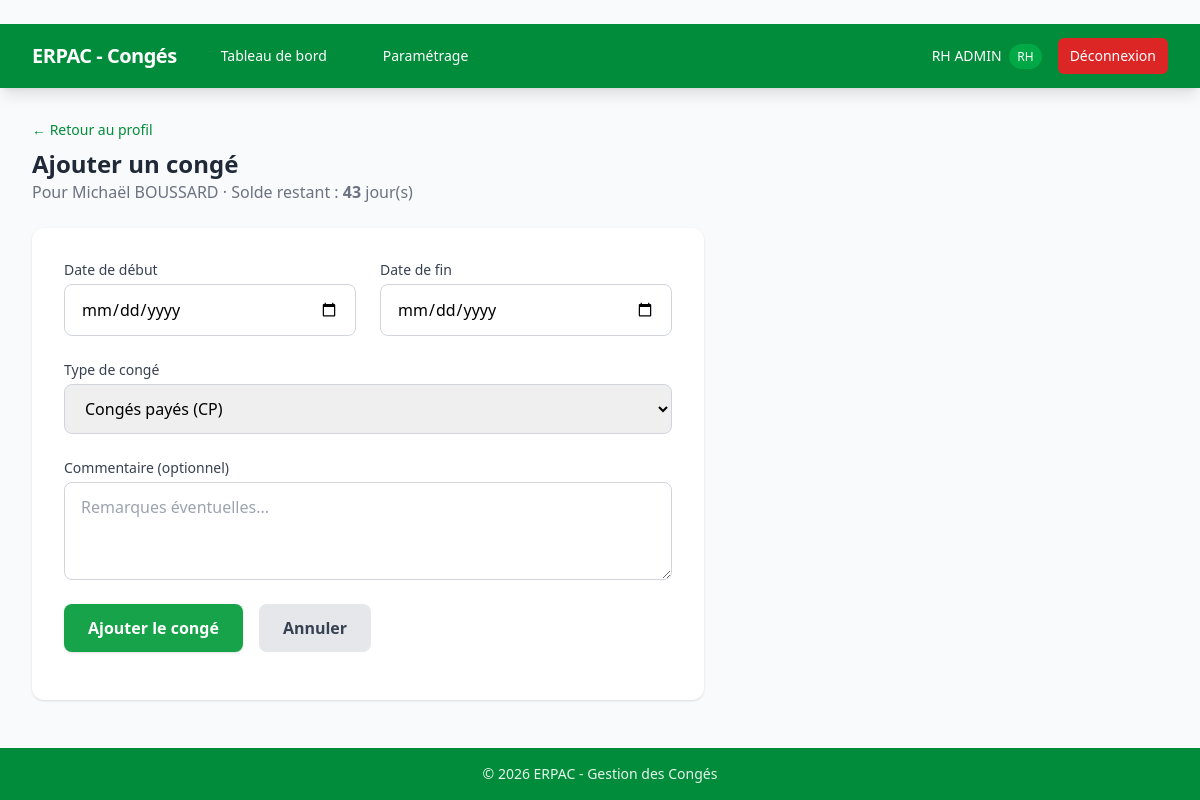
/rh/salarie/3/conge/ajouter (signed in), run on the app's committed database.
### models/user.py (models this page shows, shortened)
class User(UserMixin, db.Model):
    __tablename__ = "users"
    id = db.Column(db.Integer, primary_key=True)
    nom = db.Column(db.String(100), nullable=False)
    prenom = db.Column(db.String(100), nullable=False)
    identifiant = db.Column(db.String(100), unique=True, nullable=False)
    mot_de_passe_hash = db.Column(db.String(200), nullable=False)
    role = db.Column(db.String(20), nullable=False, default="salarie")  # "rh" ou "salarie"
    actif = db.Column(db.Boolean, default=True)
    date_embauche = db.Column(db.Date, nullable=True)
    email = db.Column(db.String(120), nullable=True)  # pour les notifications
    conges = db.relationship(
        "Conge",
        foreign_keys="Conge.user_id",
        backref="utilisateur",
        lazy=True,
        cascade="all, delete-orphan",
    )
    allocations = db.relationship("AllocationConge", backref="utilisateur", lazy=True, cascade="all, delete-orphan")

### routes/rh.py (the view, shortened to what this page needs)
@rh_bp.route("/salarie/<int:user_id>/conge/ajouter", methods=["GET", "POST"])
@rh_required
def ajouter_conge(user_id):
    user = User.query.get_or_404(user_id)
    solde_info = calculer_solde(user.id)
    return render_template("rh/ajouter_conge.html", salarie=user, solde=solde_info)

### models/parametrage.py (called while the page is built)
    @property
    def total_jours(self):
        return self.jours_alloues + self.jours_anciennete + self.jours_report

### routes/rh.py (called while the page is built)
def rh_required(f):
    @wraps(f)
    @login_required
    def decorated_function(*args, **kwargs):
        if current_user.role != "rh":
            flash("Accès réservé aux gestionnaires RH.", "error")
            return redirect(url_for("auth.login"))
        return f(*args, **kwargs)
    return decorated_function

### services/solde.py (called while the page is built)
def get_parametrage_actif():
    return ParametrageAnnuel.query.filter_by(actif=True).first()

def get_allocation(user_id, parametrage_id=None):
    if parametrage_id is None:
        param = get_parametrage_actif()
        if param is None:
            return None
        parametrage_id = param.id
    return AllocationConge.query.filter_by(
        user_id=user_id,
        parametrage_id=parametrage_id,
    ).first()

def calculer_jours_consommes(user_id, parametrage_id=None):
    param = None
    if parametrage_id:
        param = ParametrageAnnuel.query.get(parametrage_id)
    else:
        param = get_parametrage_actif()
    if param is None:
        return 0
    from sqlalchemy import func
    result = db.session.query(func.coalesce(func.sum(Conge.nb_jours_ouvrables), 0)).filter(
        Conge.user_id == user_id,
        Conge.date_debut >= param.debut_exercice,
        Conge.date_fin <= param.fin_exercice,
        Conge.type_conge.in_(["CP", "Anciennete"]),
        Conge.statut == "valide",
    ).scalar()
    return result

def calculer_solde(user_id, parametrage_id=None):
    allocation = get_allocation(user_id, parametrage_id)
    if allocation is None:
        return {"total_alloue": 0, "total_consomme": 0, "solde_restant": 0}
    pid = allocation.parametrage_id
    consomme = calculer_jours_consommes(user_id, pid)
    total = allocation.total_jours
    return {
        "total_alloue": total,
        "jours_conges": allocation.jours_alloues,
        "jours_anciennete": allocation.jours_anciennete,
        "jours_report": allocation.jours_report,
        "total_consomme": consomme,
        "solde_restant": total - consomme,
    }

### templates/rh/ajouter_conge.html (shortened to what this page needs)
﻿{% extends "base.html" %}
{% block content %}
<div class="mb-6">
    <a href="{{ url_for('rh.salarie_detail', user_id=salarie.id) }}" class="text-erpac-primary hover:text-erpac-dark text-sm">&larr; Retour au profil</a>
    <h1 class="text-2xl font-bold text-gray-800 mt-2">Ajouter un congé</h1>
    <p class="text-gray-500">Pour {{ salarie.prenom }} {{ salarie.nom }} &middot; Solde restant : <strong>{{ solde.solde_restant }}</strong> jour(s)</p>
</div>
<div class="bg-white rounded-xl shadow p-8 max-w-2xl">
    <form method="POST" class="space-y-6">
        <div class="grid grid-cols-1 md:grid-cols-2 gap-6">
            <div>
                <label for="date_debut" class="block text-sm font-medium text-gray-700 mb-1">Date de début</label>
                <input type="date" id="date_debut" name="date_debut" required
                       class="w-full px-4 py-3 border border-gray-300 rounded-lg focus:ring-2 focus:ring-erpac-primary focus:border-erpac-primary">
            </div>
            <div>
                <label for="date_fin" class="block text-sm font-medium text-gray-700 mb-1">Date de fin</label>
                <input type="date" id="date_fin" name="date_fin" required
                       class="w-full px-4 py-3 border border-gray-300 rounded-lg focus:ring-2 focus:ring-erpac-primary focus:border-erpac-primary">
            </div>
        </div>
        <div>
            <label for="type_conge" class="block text-sm font-medium text-gray-700 mb-1">Type de congé</label>
            <select id="type_conge" name="type_conge"
                    class="w-full px-4 py-3 border border-gray-300 rounded-lg focus:ring-2 focus:ring-erpac-primary focus:border-erpac-primary">
                <option value="CP">Congés payés (CP)</option>
            </select>
        </div>
        <div>
            <label for="commentaire" class="block text-sm font-medium text-gray-700 mb-1">Commentaire (optionnel)</label>
            <textarea id="commentaire" name="commentaire" rows="3"
                      class="w-full px-4 py-3 border border-gray-300 rounded-lg focus:ring-2 focus:ring-erpac-primary focus:border-erpac-primary"
                      placeholder="Remarques éventuelles..."></textarea>
        </div>
        <div class="flex space-x-4">
            <button type="submit"
                    class="bg-green-600 hover:bg-green-700 text-white font-semibold py-3 px-6 rounded-lg transition shadow">
                Ajouter le congé
            </button>
            <a href="{{ url_for('rh.salarie_detail', user_id=salarie.id) }}"
               class="bg-gray-200 hover:bg-gray-300 text-gray-700 font-semibold py-3 px-6 rounded-lg transition">
                Annuler
            </a>
        </div>
    </form>
</div>
{% endblock %}

### templates/base.html (shortened to what this page needs)
<!DOCTYPE html>
<html lang="fr">
<head>
    <link rel="stylesheet" href="{{ url_for('static', filename='css/tailwind.css') }}">
    <link rel="stylesheet" href="{{ url_for('static', filename='css/custom.css') }}">
</head>
<body class="bg-gray-50 min-h-screen flex flex-col">
    {% if current_user.is_authenticated %}
    <nav class="bg-erpac-primary text-white shadow-lg">
        <div class="max-w-7xl mx-auto px-4 sm:px-6 lg:px-8">
            <div class="flex items-center justify-between h-16">
                <div class="flex items-center space-x-8">
                    <span class="text-xl font-bold tracking-tight">ERPAC - Congés</span>
                    {% if current_user.role == 'rh' %}
                    <a href="{{ url_for('rh.dashboard') }}" class="hover:bg-erpac-dark px-3 py-2 rounded-md text-sm font-medium">Tableau de bord</a>
                    <a href="{{ url_for('rh.parametrage') }}" class="hover:bg-erpac-dark px-3 py-2 rounded-md text-sm font-medium">Paramétrage</a>
                    {% else %}
                    <a href="{{ url_for('salarie.accueil') }}" class="hover:bg-erpac-dark px-3 py-2 rounded-md text-sm font-medium">Mes congés</a>
                    <a href="{{ url_for('salarie.calendrier') }}" class="hover:bg-erpac-dark px-3 py-2 rounded-md text-sm font-medium">Calendrier</a>
                    {% endif %}
                </div>
                <div class="flex items-center space-x-4">
                    <span class="text-sm">{{ current_user.prenom }} {{ current_user.nom }}
                        <span class="bg-erpac-light text-xs px-2 py-1 rounded-full ml-1">{{ current_user.role|upper }}</span>
                    </span>
                    <a href="{{ url_for('auth.logout') }}" class="bg-red-600 hover:bg-red-700 px-3 py-2 rounded-md text-sm font-medium transition">Déconnexion</a>
                </div>
            </div>
        </div>
    </nav>
    {% endif %}
    <main class="flex-1">
        <div class="max-w-7xl mx-auto px-4 sm:px-6 lg:px-8 py-8">
            {% block content %}{% endblock %}
        </div>
    </main>
    <footer class="bg-erpac-primary text-erpac-100 text-center py-4 text-sm">
        &copy; {{ now().year if now is defined else "2026" }} ERPAC - Gestion des Congés
    </footer>
</body>
</html>

### static/css/custom.css (style rules this page uses)
* { transition-property: background-color, border-color, color, fill, stroke; transition-duration: 150ms; transition-timing-function: cubic-bezier(0.4, 0, 0.2, 1); }

### data on the page
User: prenom "RH", nom "ADMIN", role "RH"
User: prenom "Michaël", nom "BOUSSARD"

### other printed values
{{ solde.solde_restant }} "43"
